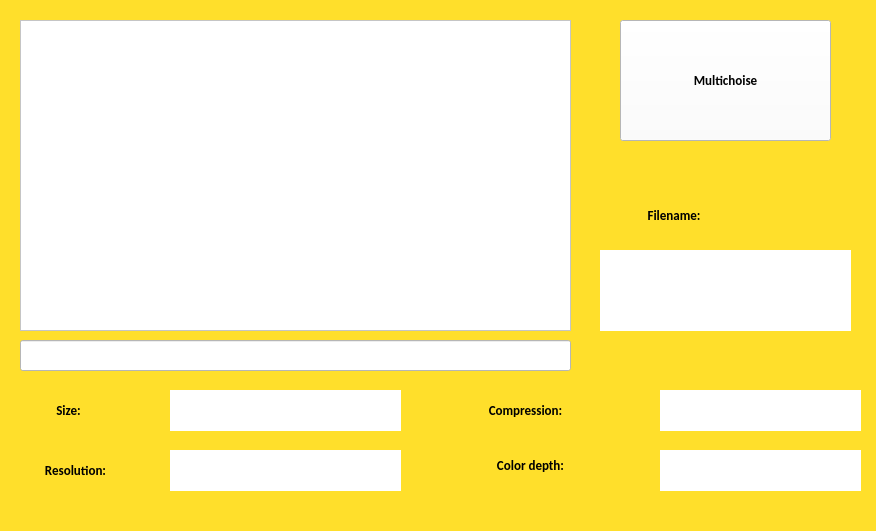
<?xml version="1.0" encoding="UTF-8"?>
<ui version="4.0">
 <class>Widget</class>
 <widget class="QWidget" name="Widget">
  <property name="geometry">
   <rect>
    <x>0</x>
    <y>0</y>
    <width>876</width>
    <height>531</height>
   </rect>
  </property>
  <property name="font">
   <font>
    <pointsize>8</pointsize>
   </font>
  </property>
  <property name="windowTitle">
   <string>Widget</string>
  </property>
  <property name="styleSheet">
   <string notr="true">background-color: rgb(255, 223, 43)</string>
  </property>
  <widget class="QListView" name="listView">
   <property name="geometry">
    <rect>
     <x>20</x>
     <y>20</y>
     <width>551</width>
     <height>311</height>
    </rect>
   </property>
   <property name="styleSheet">
    <string notr="true">background-color: white</string>
   </property>
  </widget>
  <widget class="QLabel" name="Label_1">
   <property name="geometry">
    <rect>
     <x>600</x>
     <y>200</y>
     <width>151</width>
     <height>31</height>
    </rect>
   </property>
   <property name="font">
    <font>
     <family>Calibri</family>
     <pointsize>10</pointsize>
     <bold>true</bold>
    </font>
   </property>
   <property name="frameShape">
    <enum>QFrame::NoFrame</enum>
   </property>
   <property name="frameShadow">
    <enum>QFrame::Plain</enum>
   </property>
   <property name="text">
    <string>Filename: </string>
   </property>
   <property name="alignment">
    <set>Qt::AlignCenter</set>
   </property>
  </widget>
  <widget class="QLabel" name="Label_5">
   <property name="geometry">
    <rect>
     <x>20</x>
     <y>390</y>
     <width>100</width>
     <height>40</height>
    </rect>
   </property>
   <property name="font">
    <font>
     <family>Calibri</family>
     <pointsize>10</pointsize>
     <bold>true</bold>
    </font>
   </property>
   <property name="frameShape">
    <enum>QFrame::NoFrame</enum>
   </property>
   <property name="frameShadow">
    <enum>QFrame::Plain</enum>
   </property>
   <property name="text">
    <string>Size: </string>
   </property>
   <property name="alignment">
    <set>Qt::AlignCenter</set>
   </property>
  </widget>
  <widget class="QLabel" name="Label_3">
   <property name="geometry">
    <rect>
     <x>10</x>
     <y>450</y>
     <width>131</width>
     <height>40</height>
    </rect>
   </property>
   <property name="font">
    <font>
     <family>Calibri</family>
     <pointsize>10</pointsize>
     <bold>true</bold>
    </font>
   </property>
   <property name="frameShape">
    <enum>QFrame::NoFrame</enum>
   </property>
   <property name="frameShadow">
    <enum>QFrame::Plain</enum>
   </property>
   <property name="text">
    <string>Resolution:</string>
   </property>
   <property name="alignment">
    <set>Qt::AlignCenter</set>
   </property>
  </widget>
  <widget class="QLabel" name="Label_4">
   <property name="geometry">
    <rect>
     <x>420</x>
     <y>440</y>
     <width>221</width>
     <height>51</height>
    </rect>
   </property>
   <property name="font">
    <font>
     <family>Calibri</family>
     <pointsize>10</pointsize>
     <bold>true</bold>
    </font>
   </property>
   <property name="frameShape">
    <enum>QFrame::NoFrame</enum>
   </property>
   <property name="frameShadow">
    <enum>QFrame::Plain</enum>
   </property>
   <property name="text">
    <string>Color depth:</string>
   </property>
   <property name="alignment">
    <set>Qt::AlignCenter</set>
   </property>
  </widget>
  <widget class="QLabel" name="Label_2">
   <property name="geometry">
    <rect>
     <x>420</x>
     <y>390</y>
     <width>211</width>
     <height>40</height>
    </rect>
   </property>
   <property name="font">
    <font>
     <family>Calibri</family>
     <pointsize>10</pointsize>
     <bold>true</bold>
    </font>
   </property>
   <property name="frameShape">
    <enum>QFrame::Box</enum>
   </property>
   <property name="frameShadow">
    <enum>QFrame::Plain</enum>
   </property>
   <property name="lineWidth">
    <number>0</number>
   </property>
   <property name="midLineWidth">
    <number>0</number>
   </property>
   <property name="text">
    <string>Compression:</string>
   </property>
   <property name="alignment">
    <set>Qt::AlignCenter</set>
   </property>
  </widget>
  <widget class="QLabel" name="FileName">
   <property name="geometry">
    <rect>
     <x>600</x>
     <y>250</y>
     <width>251</width>
     <height>81</height>
    </rect>
   </property>
   <property name="styleSheet">
    <string notr="true">background-color: white</string>
   </property>
   <property name="text">
    <string/>
   </property>
  </widget>
  <widget class="QLineEdit" name="lineEdit">
   <property name="geometry">
    <rect>
     <x>20</x>
     <y>340</y>
     <width>551</width>
     <height>31</height>
    </rect>
   </property>
   <property name="styleSheet">
    <string notr="true">background-color: white</string>
   </property>
   <property name="frame">
    <bool>true</bool>
   </property>
   <property name="readOnly">
    <bool>true</bool>
   </property>
  </widget>
  <widget class="QLabel" name="Contraction">
   <property name="geometry">
    <rect>
     <x>660</x>
     <y>390</y>
     <width>201</width>
     <height>41</height>
    </rect>
   </property>
   <property name="styleSheet">
    <string notr="true">background-color: white</string>
   </property>
   <property name="text">
    <string/>
   </property>
  </widget>
  <widget class="QLabel" name="Resolution">
   <property name="geometry">
    <rect>
     <x>170</x>
     <y>450</y>
     <width>231</width>
     <height>41</height>
    </rect>
   </property>
   <property name="styleSheet">
    <string notr="true">background-color: white
</string>
   </property>
   <property name="text">
    <string/>
   </property>
  </widget>
  <widget class="QLabel" name="Color_depth">
   <property name="geometry">
    <rect>
     <x>660</x>
     <y>450</y>
     <width>201</width>
     <height>41</height>
    </rect>
   </property>
   <property name="styleSheet">
    <string notr="true">background-color: white</string>
   </property>
   <property name="text">
    <string/>
   </property>
  </widget>
  <widget class="QLabel" name="Size">
   <property name="geometry">
    <rect>
     <x>170</x>
     <y>390</y>
     <width>231</width>
     <height>41</height>
    </rect>
   </property>
   <property name="styleSheet">
    <string notr="true">background-color: white</string>
   </property>
   <property name="text">
    <string/>
   </property>
  </widget>
  <widget class="QPushButton" name="multiChoice">
   <property name="geometry">
    <rect>
     <x>620</x>
     <y>20</y>
     <width>211</width>
     <height>121</height>
    </rect>
   </property>
   <property name="font">
    <font>
     <family>Calibri</family>
     <pointsize>10</pointsize>
     <bold>true</bold>
    </font>
   </property>
   <property name="styleSheet">
    <string notr="true">background-color: white</string>
   </property>
   <property name="text">
    <string>Multichoise</string>
   </property>
  </widget>
 </widget>
 <resources/>
 <connections/>
</ui>
